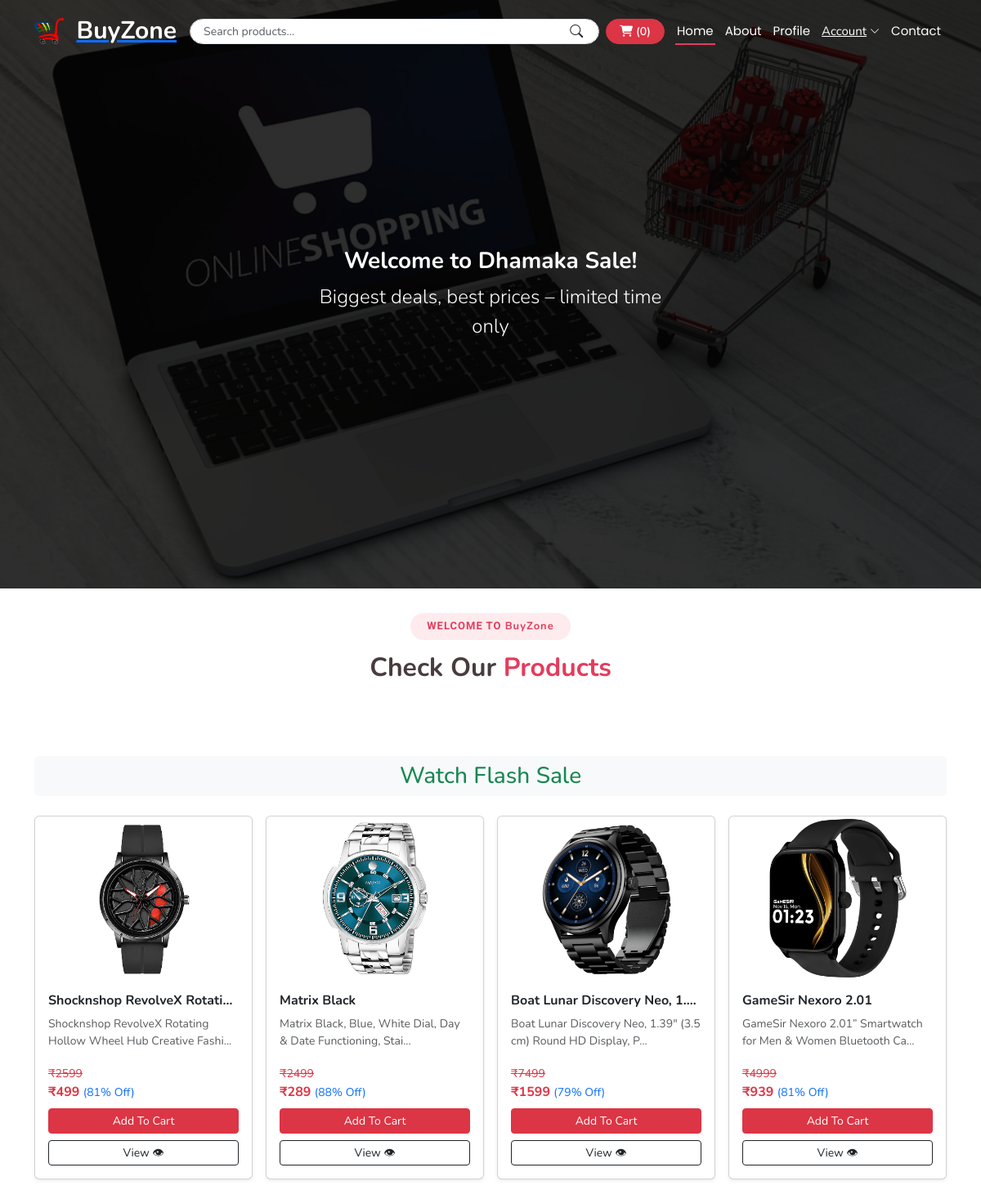
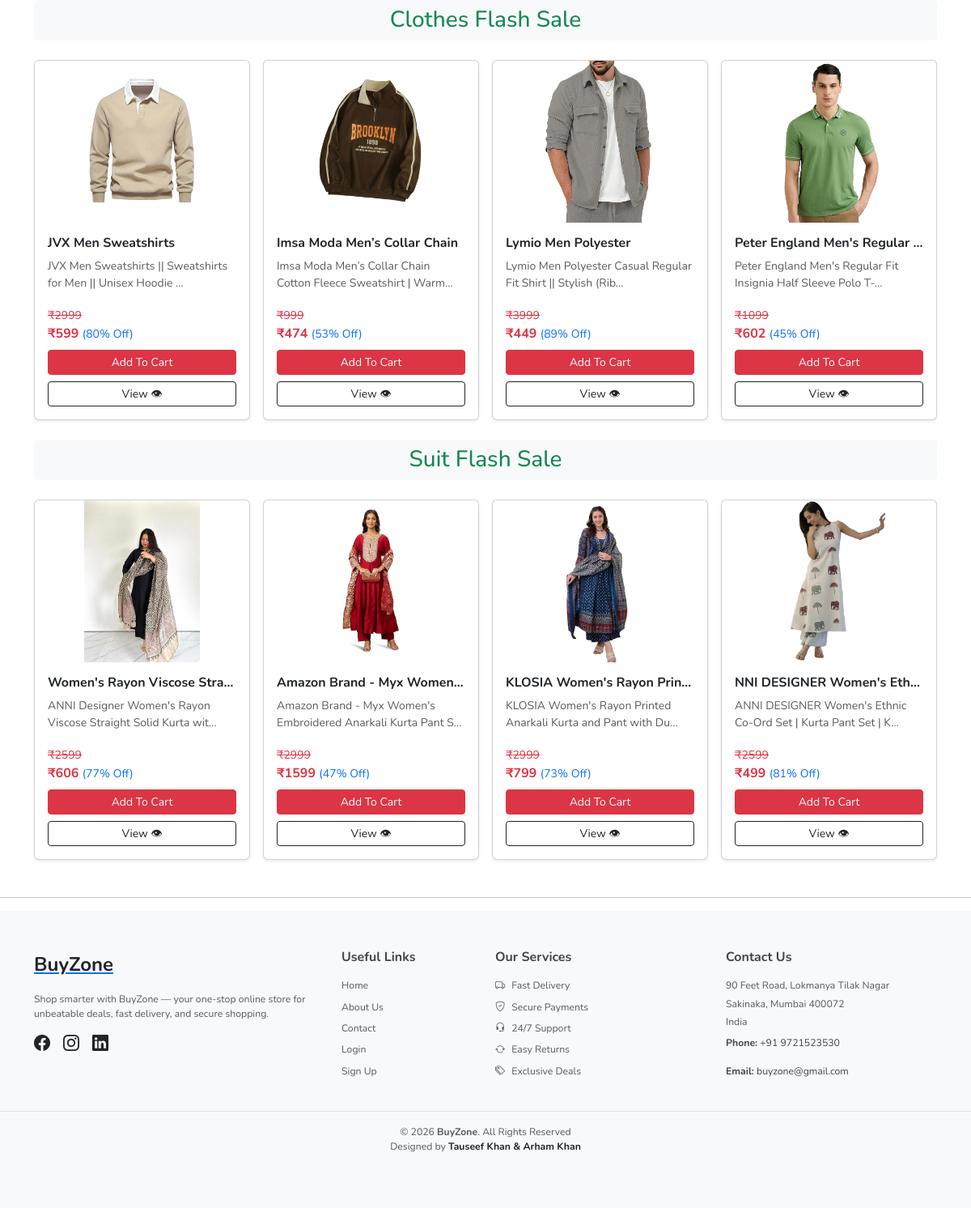
The page / on the database its author committed (2 pictures, top to bottom).
### buyzoneapp/models.py (models this page shows, shortened)
class Product(models.Model):
    product_name = models.CharField(max_length=50)
    category = models.CharField(max_length=50, default="")
    subcategory = models.CharField(max_length=50, default="")
    price = models.IntegerField(default=0)
    OldPrice = models.IntegerField(default=0)
    Discount = models.IntegerField(default=0)
    desc = models.CharField(max_length=300)
    ShippingFee = models.IntegerField(default=0)
    Rating = models.IntegerField(default=0, validators=[MaxValueValidator(5)])
    image = models.ImageField(upload_to='shop/images/')

### buyzoneapp/views.py (the view)
# urls.py: path('',views.index,name="index"),
def index(request):
    allProds = []
    categories = Product.objects.values_list('category', flat=True).distinct()
    for cat in categories:
        products_qs = Product.objects.filter(category=cat)
        total_products = products_qs.count()
        if total_products > 4:
            products = products_qs.order_by('?')[:4]
        else:
            products = products_qs
        nSlides = ceil(len(products) / 4)
        allProds.append([products, range(1, nSlides + 1), nSlides])
    return render(request, "index.html", {'allProds': allProds})

### templates/index.html (shortened to what this page needs)
{% extends "base.html" %}
{% block content %}
<h3 data-aos="fade-up" class="text-white font-weight-bold text-center" style="width: 100%; font-weight: 800">
  Welcome to Dhamaka Sale!
</h3>
<p class="lead mt-2 text-center text-white" data-aos="fade-up">
    Biggest deals, best prices – limited time only
  </p>
{% endblock content %}
{% block body %}
{% load static %}
<section id="portfolio" class="portfolio section">
  <section id="portfolio" class="portfolio section">
    <div class="container section-title text-center" data-aos="fade-up">
      <h2>Welcome to <span style="text-transform: none;">BuyZone</span></h2>
      <p>
        <span>Check Our</span>
        <span class="description-title">Products</span>
      </p>
    </div>
    <div class="container" data-aos="fade-up">
      {% for product, range, nSlides in allProds %}
      <h3 class="my-4 text-center text-success bg-light py-2 rounded">
         <a href="{% url 'category_products' product.0.category %}"
          class="text-success text-decoration-none">
          {{ product.0.category|title }} Flash Sale
         </a>
      </h3>
      <div class="row g-3">
        {% for i in product %}
        <div class="col-12 col-sm-6 col-md-4 col-lg-3 d-flex">
          <div class="card h-100 w-100 shadow-sm">
            <a href="{% url 'productDetails' product_id=i.id %}" class="text-decoration-none text-dark">
              <img src="{{ i.image.url }}" class="card-img-top img-fluid" style="height:200px; object-fit:contain;"
                alt="{{ i.product_name }}">
            </a>
            <div class="card-body d-flex flex-column">
              <h6 class="card-title fw-bold text-truncate" id="namepr{{i.id}}">
                {{ i.product_name }}
              </h6>
              <p class="card-text small text-muted" style="min-height:45px;">
                {{ i.desc|slice:"0:60" }}...
              </p>
              <div class="mb-2">
                <del class="text-danger small" id="oldpricepr{{i.id}}">
                  ₹{{ i.OldPrice }}
                </del><br>
                <span class="fw-bold text-danger">
                  ₹<span id="pricepr{{i.id}}">{{ i.price }}</span>
                </span>
                <span class="text-primary small" id="discountpr{{i.id}}">
                  ({{ i.Discount }}% Off)
                </span>
              </div>
              <div class="mt-auto">
                <div id="divpr{{i.id}}" class="divpr mb-2">
                  <button id="pr{{i.id}}" class="btn btn-danger btn-sm w-100 cart" style="width:100%;">
                    Add To Cart
                  </button>
                </div>
                <button class="btn btn-outline-dark btn-sm w-100 view-image" data-bs-toggle="modal"
                  data-bs-target="#imageModal" data-name="{{ i.product_name }}" data-image="{{ i.image.url }}">
                  View 👁
                </button>
              </div>
            </div>
          </div>
        </div>
        {% endfor %}
      </div>
      {% endfor %}
    </div>
  </section>
  <link href="https://stackpath.bootstrapcdn.com/bootstrap/4.5.2/css/bootstrap.min.css" rel="stylesheet">
  <link href="https://cdn.jsdelivr.net/npm/bootstrap@5.3.0/dist/css/bootstrap.min.css" rel="stylesheet">
  {% endblock body %}

### static/assets/css/style.css (style rules this page uses)
:root { --heading-font: "Nunito", sans-serif; }
* { box-sizing: border-box; padding: 0; margin: 0; font-family: var(--heading-font); }
body { line-height: 1; background-color: #4e4e4e; }

### static/assets/css/main.css (style rules this page uses)
:root { --default-font: "Roboto", system-ui, -apple-system, "Segoe UI", Roboto, "Helvetica Neue", Arial, "Noto Sans", "Liberation Sans", sans-serif, "Apple Color Emoji", "Segoe UI Emoji", "Segoe UI Symbol", "Noto Color Emoji"; --heading-font: "Nunito", sans-serif; --nav-font: "Poppins", sans-serif; }
:root { --background-color: #ffffff; --default-color: #444444; --heading-color: #493c3e; --accent-color: #e43c5c; --surface-color: #ffffff; --contrast-color: #ffffff; }
:root { --nav-color: #ffffff; --nav-hover-color: #e43c5c; --nav-mobile-background-color: #ffffff; --nav-dropdown-background-color: #ffffff; --nav-dropdown-color: #444444; --nav-dropdown-hover-color: #e43c5c; }
:root { scroll-behavior: smooth; }
body { color: var(--default-color); background-color: var(--background-color); font-family: var(--default-font); }
a { color: var(--accent-color); text-decoration: none; transition: 0.3s; }
h1, h2, h3, h4, h5, h6 { color: var(--heading-color); font-family: var(--heading-font); }
section, .section { color: var(--default-color); background-color: var(--background-color); padding: 15px 0; scroll-margin-top: 92px; overflow: clip; }
.section-title { text-align: center; padding-bottom: 60px; position: relative; }
.section-title h2 { font-size: 13px; letter-spacing: 1px; font-weight: 700; padding: 8px 20px; margin: 0; background: color-mix(in srgb, var(--accent-color), transparent 90%); color: var(--accent-color); display: inline-block; text-transform: uppercase; border-radius: 50px; font-family: var(--default-font); }
.section-title p { color: var(--heading-color); margin: 10px 0 0 0; font-size: 32px; font-weight: 700; font-family: var(--heading-font); }
.section-title p .description-title { color: var(--accent-color); }
.hero p { margin: 10px 0 0 0; font-size: 24px; color: var(--heading-color); }

### rows shown on the page
Product: category "Watch", image (picture), product_name "Shocknshop RevolveX Rotati…", desc "Shocknshop RevolveX Rotating Hollow Wheel Hub Creative Fashi", OldPrice "2599", price "499", Discount "81"
Product: image (picture), product_name "Matrix Black", desc "Matrix Black, Blue, White Dial, Day & Date Functioning, Stai", OldPrice "2499", price "289", Discount "88"
Product: image (picture), product_name "Boat Lunar Discovery Neo, 1.39", desc "Boat Lunar Discovery Neo, 1.39\" (3.5 cm) Round HD Display, P", OldPrice "7499", price "1599", Discount "79"
Product: image (picture), product_name "GameSir Nexoro 2.01", desc "GameSir Nexoro 2.01” Smartwatch for Men & Women Bluetooth Ca", OldPrice "4999", price "939", Discount "81"
Product: category "Clothes", image (picture), product_name "JVX Men Sweatshirts", desc "JVX Men Sweatshirts || Sweatshirts for Men || Unisex Hoodie", OldPrice "2999", price "599", Discount "80"
Product: image (picture), product_name "Imsa Moda Men’s Collar Chain", desc "Imsa Moda Men’s Collar Chain Cotton Fleece Sweatshirt | Warm", OldPrice "999", price "474", Discount "53"
Product: image (picture), product_name "Lymio Men Polyester", desc "Lymio Men Polyester Casual Regular Fit Shirt || Stylish (Rib", OldPrice "3999", price "449", Discount "89", {{ i.id }} 10 (drawn)
Product: image (picture), product_name "Peter England Men's Regular…", desc "Peter England Men's Regular Fit Insignia Half Sleeve Polo T-", OldPrice "1099", price "602", Discount "45"
Product: category "Suit", image (picture), product_name "Women's Rayon Viscose Stra…", desc "ANNI Designer Women's Rayon Viscose Straight Solid Kurta wit", OldPrice "2599", price "606", Discount "77"
Product: image (picture), product_name "Amazon Brand - Myx Women…", desc "Amazon Brand - Myx Women's Embroidered Anarkali Kurta Pant S", OldPrice "2999", price "1599", Discount "47"
Product: image (picture), product_name "KLOSIA Women's Rayon Prin…", desc "KLOSIA Women's Rayon Printed Anarkali Kurta and Pant with Du", OldPrice "2999", price "799", Discount "73"
Product: image (picture), product_name "NNI DESIGNER Women's Eth…", desc "ANNI DESIGNER Women's Ethnic Co-Ord Set | Kurta Pant Set | K", OldPrice "2599", price "499", Discount "81"
